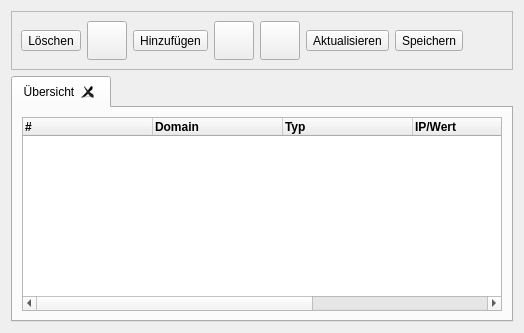
      <widget class="QWidget" name="tabDomain">
       <property name="enabled">
        <bool>true</bool>
       </property>
       <attribute name="icon">
        <iconset resource="../res/logos.qrc">
         <normaloff>:/section/domain.png</normaloff>:/section/domain.png</iconset>
       </attribute>
       <attribute name="title">
        <string>Domain</string>
       </attribute>
       <layout class="QVBoxLayout" name="verticalLayout">
        <item>
         <widget class="QFrame" name="frame">
          <property name="frameShape">
           <enum>QFrame::StyledPanel</enum>
          </property>
          <property name="frameShadow">
           <enum>QFrame::Raised</enum>
          </property>
          <layout class="QHBoxLayout" name="horizontalLayout_4">
           <item>
            <widget class="QToolButton" name="butDomainDel">
             <property name="toolTip">
              <string>Löschen (Entf)</string>
             </property>
             <property name="whatsThis">
              <string>&lt;html&gt;&lt;head/&gt;&lt;body&gt;&lt;p&gt;&lt;span style=&quot; font-weight:600;&quot;&gt;Löschen&lt;/span&gt; eines Mail-Kontos inklusive aller auf dem Server befindlichen E-Mails&lt;/p&gt;&lt;/body&gt;&lt;/html&gt;</string>
             </property>
             <property name="text">
              <string>Löschen</string>
             </property>
             <property name="icon">
              <iconset resource="../res/logos.qrc">
               <normaloff>:/actions/delete.png</normaloff>:/actions/delete.png</iconset>
             </property>
             <property name="iconSize">
              <size>
               <width>32</width>
               <height>32</height>
              </size>
             </property>
             <property name="shortcut">
              <string>Del</string>
             </property>
            </widget>
           </item>
           <item>
            <widget class="QToolButton" name="butDomainEdit">
             <property name="text">
              <string notr="true"/>
             </property>
             <property name="icon">
              <iconset resource="../res/logos.qrc">
               <normaloff>:/actions/edit.png</normaloff>:/actions/edit.png</iconset>
             </property>
             <property name="iconSize">
              <size>
               <width>32</width>
               <height>32</height>
              </size>
             </property>
             <property name="shortcut">
              <string>Ctrl+E</string>
             </property>
            </widget>
           </item>
           <item>
            <widget class="QToolButton" name="butDomainAdd">
             <property name="toolTip">
              <string>Hinzufügen (F8)</string>
             </property>
             <property name="whatsThis">
              <string>&lt;html&gt;&lt;head/&gt;&lt;body&gt;&lt;p&gt;&lt;span style=&quot; font-weight:600;&quot;&gt;Hinzufügen&lt;/span&gt; eines Mail-Kontos.&lt;/p&gt;&lt;/body&gt;&lt;/html&gt;</string>
             </property>
             <property name="text">
              <string>Hinzufügen</string>
             </property>
             <property name="icon">
              <iconset resource="../res/logos.qrc">
               <normaloff>:/actions/add.png</normaloff>:/actions/add.png</iconset>
             </property>
             <property name="iconSize">
              <size>
               <width>32</width>
               <height>32</height>
              </size>
             </property>
             <property name="shortcut">
              <string>F8</string>
             </property>
            </widget>
           </item>
           <item>
            <widget class="QToolButton" name="butDomainFile">
             <property name="text">
              <string notr="true"/>
             </property>
             <property name="icon">
              <iconset resource="../res/logos.qrc">
               <normaloff>:/actions/page_text.png</normaloff>:/actions/page_text.png</iconset>
             </property>
             <property name="iconSize">
              <size>
               <width>32</width>
               <height>32</height>
              </size>
             </property>
             <property name="shortcut">
              <string>Ctrl+O</string>
             </property>
            </widget>
           </item>
           <item>
            <widget class="QToolButton" name="butDomainDNS">
             <property name="text">
              <string notr="true"/>
             </property>
             <property name="icon">
              <iconset resource="../res/logos.qrc">
               <normaloff>:/actions/edit_dns.png</normaloff>:/actions/edit_dns.png</iconset>
             </property>
             <property name="iconSize">
              <size>
               <width>32</width>
               <height>32</height>
              </size>
             </property>
             <property name="shortcut">
              <string>Ctrl+D</string>
             </property>
            </widget>
           </item>
           <item>
            <widget class="QToolButton" name="butDomainReload">
             <property name="toolTip">
              <string>Aktualisieren (vom Server) (F5)</string>
             </property>
             <property name="whatsThis">
              <string>&lt;html&gt;&lt;head/&gt;&lt;body&gt;&lt;p&gt;&lt;span style=&quot; font-weight:600;&quot;&gt;Aktualisieren&lt;/span&gt; der Liste. Alle Änderungen werden verworfen.&lt;/p&gt;&lt;/body&gt;&lt;/html&gt;</string>
             </property>
             <property name="text">
              <string>Aktualisieren</string>
             </property>
             <property name="icon">
              <iconset resource="../res/logos.qrc">
               <normaloff>:/actions/reload.png</normaloff>:/actions/reload.png</iconset>
             </property>
             <property name="iconSize">
              <size>
               <width>32</width>
               <height>32</height>
              </size>
             </property>
             <property name="shortcut">
              <string>F5</string>
             </property>
            </widget>
           </item>
           <item>
            <widget class="QToolButton" name="butDomainSave">
             <property name="toolTip">
              <string>Speichern der Änderungen (Ctrl+S)</string>
             </property>
             <property name="whatsThis">
              <string>&lt;html&gt;&lt;head/&gt;&lt;body&gt;&lt;p&gt;&lt;span style=&quot; font-weight:600;&quot;&gt;Speichern&lt;/span&gt; der Änderungen auf dem Server. Anschließend wird die Liste neugeladen.&lt;/p&gt;&lt;/body&gt;&lt;/html&gt;</string>
             </property>
             <property name="text">
              <string>Speichern</string>
             </property>
             <property name="icon">
              <iconset resource="../res/logos.qrc">
               <normaloff>:/actions/save.png</normaloff>:/actions/save.png</iconset>
             </property>
             <property name="iconSize">
              <size>
               <width>32</width>
               <height>32</height>
              </size>
             </property>
             <property name="shortcut">
              <string>Ctrl+S</string>
             </property>
            </widget>
           </item>
           <item>
            <spacer name="horizontalDomainSpacer">
             <property name="orientation">
              <enum>Qt::Horizontal</enum>
             </property>
             <property name="sizeHint" stdset="0">
              <size>
               <width>40</width>
               <height>20</height>
              </size>
             </property>
            </spacer>
           </item>
          </layout>
         </widget>
        </item>
        <item>
         <widget class="QTabWidget" name="tabDNS">
          <property name="currentIndex">
           <number>0</number>
          </property>
          <property name="tabsClosable">
           <bool>true</bool>
          </property>
          <widget class="QWidget" name="domainOverview">
           <attribute name="title">
            <string>Übersicht</string>
           </attribute>
           <layout class="QVBoxLayout" name="verticalLayout_4">
            <item>
             <widget class="QTreeWidget" name="domainTree">
              <property name="autoScroll">
               <bool>true</bool>
              </property>
              <property name="editTriggers">
               <set>QAbstractItemView::AllEditTriggers</set>
              </property>
              <property name="alternatingRowColors">
               <bool>true</bool>
              </property>
              <property name="selectionMode">
               <enum>QAbstractItemView::ExtendedSelection</enum>
              </property>
              <property name="indentation">
               <number>15</number>
              </property>
              <property name="rootIsDecorated">
               <bool>true</bool>
              </property>
              <property name="uniformRowHeights">
               <bool>false</bool>
              </property>
              <attribute name="headerDefaultSectionSize">
               <number>130</number>
              </attribute>
              <column>
               <property name="text">
                <string>#</string>
               </property>
               <property name="font">
                <font>
                 <weight>75</weight>
                 <bold>true</bold>
                </font>
               </property>
              </column>
              <column>
               <property name="text">
                <string>Domain</string>
               </property>
               <property name="font">
                <font>
                 <weight>75</weight>
                 <bold>true</bold>
                </font>
               </property>
              </column>
              <column>
               <property name="text">
                <string>Typ</string>
               </property>
               <property name="font">
                <font>
                 <weight>75</weight>
                 <bold>true</bold>
                </font>
               </property>
              </column>
              <column>
               <property name="text">
                <string>IP/Wert</string>
               </property>
               <property name="font">
                <font>
                 <weight>75</weight>
                 <bold>true</bold>
                </font>
               </property>
              </column>
              <column>
               <property name="text">
                <string>IPv6</string>
               </property>
               <property name="font">
                <font>
                 <weight>75</weight>
                 <bold>true</bold>
                </font>
               </property>
              </column>
              <column>
               <property name="text">
                <string>Status</string>
               </property>
               <property name="font">
                <font>
                 <weight>75</weight>
                 <bold>true</bold>
                </font>
               </property>
              </column>
             </widget>
            </item>
           </layout>
          </widget>
         </widget>
        </item>
       </layout>
      </widget>
